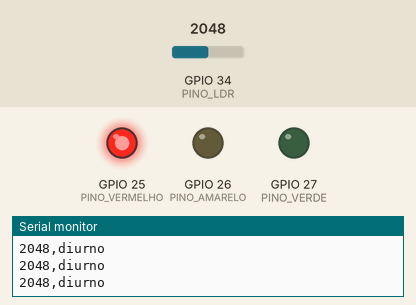
Simulated run of this sketch. Board: ESP32. Parts: output pins drawn as LEDs (lit = HIGH), the last lines printed to the serial monitor. Dashed ring = blinking. Inputs (shaded band) come from the test bench; at power-on: GPIO 34 (PINO_LDR) = 2048 (analog values on the 0–4095 scale).

Above: at 1.2 s.
1.3 s: GPIO 34 (PINO_LDR) set to 431
2.8 s: GPIO 34 (PINO_LDR) set to 363
At 2.9 s:
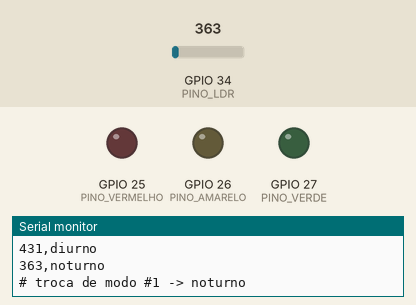
At 3.3 s:
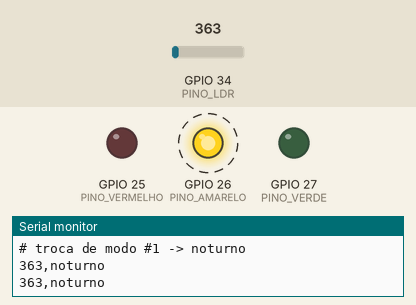
Timing chart, 0 to 11.8 s (numbered marks = the images above; inputs shaded):
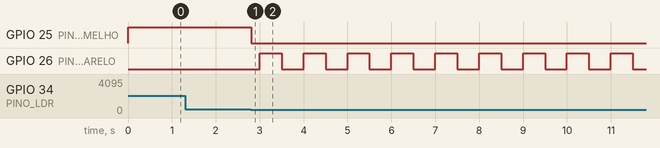

The sketch:

semaforo.ino
```cpp
// Atividade ponderada de Computação 2 - Semáforo com dois modos de operação.
// Modo diurno: ciclo vermelho -> verde -> amarelo com o plano do RA A2026.1A.0366 (final 6).
// Modo noturno: amarelo piscando, ativado pelo LDR com histerese (dois limiares).

// ---------- Pinos ----------
const int PINO_LDR = 34;       // ADC1 (GPIO34): continua lendo com Wi-Fi ligado
const int PINO_VERMELHO = 25;
const int PINO_AMARELO = 26;
const int PINO_VERDE = 27;

// ---------- Plano do RA (último dígito 6) ----------
const unsigned long T_VERMELHO = 11000; // 5 s + 6
const unsigned long T_VERDE = 6000;     // 3 s + floor(6 / 2)
const unsigned long T_AMARELO = 2000;   // 2 s para todos

#ifdef SIMULACAO_WOKWI
// ---------- Só para o simulador Wokwi (NÃO são medições, não vão para o relatório) ----------
// O módulo LDR do Wokwi tem o LDR do lado do GND: a leitura DESCE com a luz.
// Pela fórmula do Wokwi: ~50 lux dá leitura ~2500 e ~100 lux dá ~2050.
const bool LEITURA_SOBE_COM_LUZ = false;
const int LIMIAR_ENTRADA = 2500; // abaixo de ~50 lux -> modo noturno
const int LIMIAR_SAIDA = 2000;   // acima de ~100 lux -> modo diurno
#else
// ---------- Calibração (bancada, LDR + 47 kΩ, calibracao_ldr/saida-monitor-serial.txt) ----------
// sombra 0–31 (média 16), ambiente 1129–1338 (média 1228), lanterna 4004–4027 (média 4015).
// A lanterna dá leitura MAIOR que a sombra: LDR do lado do 3V3.
const bool LEITURA_SOBE_COM_LUZ = true;
// Entrada bem acima do máximo da sombra; saída abaixo do mínimo do ambiente.
// Folga de 400, ~6x o desvio do ambiente (67,7), cobre o ruído e a subida lenta do LDR.
const int LIMIAR_ENTRADA = 400; // leitura cai abaixo dele -> entra no modo noturno
const int LIMIAR_SAIDA = 800;   // leitura sobe acima dele -> sai do modo noturno
#endif

const unsigned long INTERVALO_LDR = 200;   // lê o LDR a cada 200 ms
const unsigned long MEIO_PERIODO_PISCA = 500; // amarelo noturno pisca a 1 Hz

enum Fase { VERMELHO, VERDE, AMARELO };
Fase fase = VERMELHO;
bool noturno = false;
unsigned long inicioFase = 0;
unsigned long ultimaLeitura = 0;
unsigned long trocasDeModo = 0;

// true se a leitura l indica MENOS luz que o limiar lim, respeitando o sentido do divisor.
bool maisEscuroQue(int l, int lim) {
  return LEITURA_SOBE_COM_LUZ ? l < lim : l > lim;
}

void acender(bool vermelho, bool amarelo, bool verde) {
  digitalWrite(PINO_VERMELHO, vermelho);
  digitalWrite(PINO_AMARELO, amarelo);
  digitalWrite(PINO_VERDE, verde);
}

void entrarFase(Fase f, unsigned long agora) {
  fase = f;
  inicioFase = agora;
  acender(f == VERMELHO, f == AMARELO, f == VERDE);
}

// Histerese: entre os dois limiares nada muda, então o ruído perto de um limiar não troca o modo.
void atualizarModo(unsigned long agora) {
  int leitura = analogRead(PINO_LDR);
  bool antes = noturno;
  if (!noturno && maisEscuroQue(leitura, LIMIAR_ENTRADA)) noturno = true;
  else if (noturno && maisEscuroQue(LIMIAR_SAIDA, leitura)) noturno = false; // leitura mais clara que a saída

  Serial.print(leitura);
  Serial.print(",");
  Serial.println(noturno ? "noturno" : "diurno");

  if (noturno != antes) {
    trocasDeModo++;
    Serial.print("# troca de modo #");
    Serial.print(trocasDeModo);
    Serial.println(noturno ? " -> noturno" : " -> diurno");
    if (!noturno) entrarFase(VERMELHO, agora); // volta ao diurno sempre pelo vermelho
  }
}

void setup() {
  Serial.begin(115200);
  analogReadResolution(12); // 0 a 4095
  pinMode(PINO_VERMELHO, OUTPUT);
  pinMode(PINO_AMARELO, OUTPUT);
  pinMode(PINO_VERDE, OUTPUT);
  if (LIMIAR_ENTRADA == 0 && LIMIAR_SAIDA == 0)
    Serial.println("# AVISO: limiares nao calibrados, preencha LIMIAR_ENTRADA e LIMIAR_SAIDA");
  Serial.println("leitura,modo");
  entrarFase(VERMELHO, millis());
}

void loop() {
  unsigned long agora = millis();

  if (agora - ultimaLeitura >= INTERVALO_LDR) {
    ultimaLeitura = agora;
    atualizarModo(agora);
  }

  if (noturno) {
    acender(false, (agora / MEIO_PERIODO_PISCA) % 2 == 0, false);
    return;
  }

  unsigned long decorrido = agora - inicioFase;
  if (fase == VERMELHO && decorrido >= T_VERMELHO) entrarFase(VERDE, agora);
  else if (fase == VERDE && decorrido >= T_VERDE) entrarFase(AMARELO, agora);
  else if (fase == AMARELO && decorrido >= T_AMARELO) entrarFase(VERMELHO, agora);
}
```

Measured:
- the behaviour switches between 400 and 399 on GPIO 34 (PINO_LDR) (found by bisection; images 0 and 1)
- after the input at 2.8 s, GPIO 25 (PINO_VERMELHO): HIGH → LOW after 0.00 s instead of 8.2 s; GPIO 26 (PINO_AMARELO): alternates HIGH for 0.50 s and LOW for 0.50 s, starting after 0.20 s; GPIO 27 (PINO_VERDE): stays LOW (without the input it goes to HIGH after 8.2 s)
